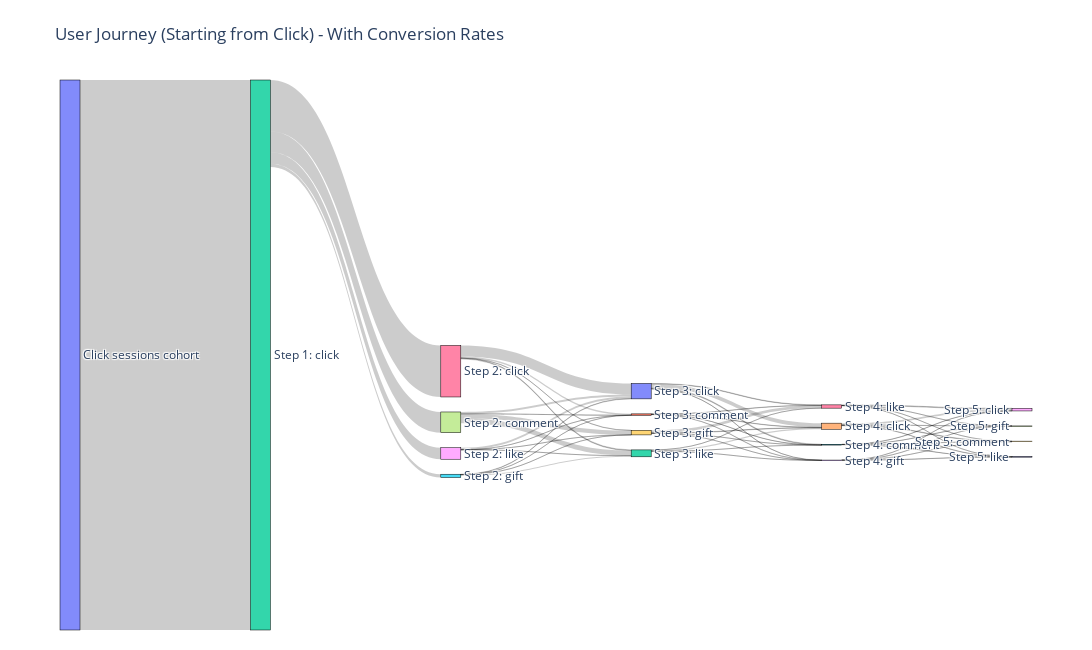

Here is the notebook cell this chart was saved with:
### Code cell
import plotly.graph_objects as go

fig = go.Figure(go.Sankey(
    node=dict(
        pad=15,
        thickness=20,
        line=dict(color="black", width=0.5),
        label=node_names
    ),
    link=dict(
        source=sources,
        target=targets,
        value=values,
        customdata=customdata,
        hovertemplate='Path: %{source.label} → %{target.label}<br>Count: %{value}<br>%{customdata}<extra></extra>'
    )
))
fig.update_layout(
    title_text="User Journey (Starting from Click) - With Conversion Rates", 
    font_size=12, width=1100, height=650, 
    margin=dict(l=60, r=60, t=80, b=20)
)
fig.show()

### Figure 1 — Plotly figure (JSON) as saved in the notebook; plotly's stock layout.template omitted (floating-point values rounded to 4 significant figures)
{"data": [{"link": {"customdata": ["4277106 sessions (100.00% of click sessions)", "25760 (0.60% of initial click)", "400890 (9.37% of initial click)", "161237 (3.77% of initial click)", "89577 (2.09% of initial click)", "28 (0.00% of initial click)", "3036 (0.07% of initial click)", "28 (0.00% of initial click)", "8975 (0.21% of initial click)", "1732 (0.04% of initial click)", "86993 (2.03% of initial click)", "10035 (0.23% of initial click)", "5790 (0.14% of initial click)", "34239 (0.80% of initial click)", "14597 (0.34% of initial click)", "246 (0.01% of initial click)", "38923 (0.91% of initial click)", "92 (0.00% of initial click)", "15403 (0.36% of initial click)", "507 (0.01% of initial click)", "7 (0.00% of initial click)", "15 (0.00% of initial click)", "3037 (0.07% of initial click)", "98 (0.00% of initial click)", "20302 (0.47% of initial click)", "930 (0.02% of initial click)", "32066 (0.75% of initial click)", "5971 (0.14% of initial click)", "3564 (0.08% of initial click)", "1688 (0.04% of initial click)", "2135 (0.05% of initial click)", "70 (0.00% of initial click)", "1760 (0.04% of initial click)", "38 (0.00% of initial click)", "10111 (0.24% of initial click)", "260 (0.01% of initial click)", "7 (0.00% of initial click)", "6 (0.00% of initial click)", "510 (0.01% of initial click)", "12 (0.00% of initial click)", "928 (0.02% of initial click)", "528 (0.01% of initial click)", "13876 (0.32% of initial click)", "3611 (0.08% of initial click)", "1963 (0.05% of initial click)", "1038 (0.02% of initial click)", "1350 (0.03% of initial click)", "61 (0.00% of initial click)", "1086 (0.03% of initial click)", "19 (0.00% of initial click)", "5192 (0.12% of initial click)", "208 (0.00% of initial click)", "6 (0.00% of initial click)"], "hovertemplate": "Path: %{source.label} → %{target.label}<br>Count: %{value}<br>%{customdata}<extra></extra>", "source": [0, 2, 2, 2, 2, 5, 5, 5, 5, 6, 6, 6, 6, 7, 7, 7, 7, 8, 8, 8, 8, 9, 9, 9, 9, 10, 10, 10, 10, 11, 11, 11, 11, 12, 12, 12, 12, 13, 13, 13, 13, 14, 14, 14, 14, 15, 15, 15, 15, 16, 16, 16, 16], "target": [2, 5, 6, 7, 8, 9, 10, 11, 12, 9, 10, 11, 12, 9, 10, 11, 12, 9, 10, 11, 12, 13, 14, 15, 16, 13, 14, 15, 16, 13, 14, 15, 16, 13, 14, 15, 16, 17, 18, 19, 20, 17, 18, 19, 20, 17, 18, 19, 20, 17, 18, 19, 20], "value": [4277106, 25760, 400890, 161237, 89577, 28, 3036, 28, 8975, 1732, 86993, 10035, 5790, 34239, 14597, 246, 38923, 92, 15403, 507, 7, 15, 3037, 98, 20302, 930, 32066, 5971, 3564, 1688, 2135, 70, 1760, 38, 10111, 260, 7, 6, 510, 12, 928, 528, 13876, 3611, 1963, 1038, 1350, 61, 1086, 19, 5192, 208, 6]}, "node": {"label": ["Click sessions cohort", "Step 1: gift", "Step 1: click", "Step 1: comment", "Step 1: like", "Step 2: gift", "Step 2: click", "Step 2: comment", "Step 2: like", "Step 3: gift", "Step 3: click", "Step 3: comment", "Step 3: like", "Step 4: gift", "Step 4: click", "Step 4: comment", "Step 4: like", "Step 5: gift", "Step 5: click", "Step 5: comment", "Step 5: like"], "line": {"color": "black", "width": 0.5}, "pad": 15, "thickness": 20}, "type": "sankey"}], "layout": {"font": {"size": 12}, "height": 650, "margin": {"b": 20, "l": 60, "r": 60, "t": 80}, "title": {"text": "User Journey (Starting from Click) - With Conversion Rates"}, "width": 1100}}
